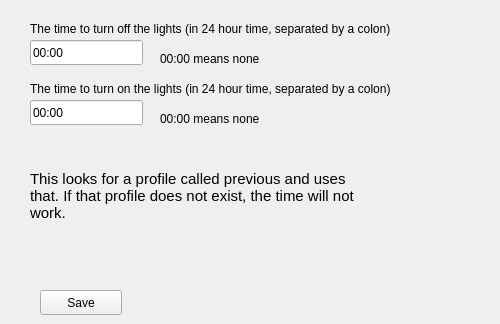
    <widget class="QWidget" name="timesTab">
     <attribute name="title">
      <string>Times</string>
     </attribute>
     <widget class="QLabel" name="label_7">
      <property name="geometry">
       <rect>
        <x>30</x>
        <y>20</y>
        <width>461</width>
        <height>17</height>
       </rect>
      </property>
      <property name="text">
       <string>The time to turn off the lights (in 24 hour time, separated by a colon)</string>
      </property>
     </widget>
     <widget class="QLineEdit" name="offTime">
      <property name="geometry">
       <rect>
        <x>30</x>
        <y>40</y>
        <width>113</width>
        <height>25</height>
       </rect>
      </property>
      <property name="text">
       <string>00:00</string>
      </property>
     </widget>
     <widget class="QLineEdit" name="onTime">
      <property name="geometry">
       <rect>
        <x>30</x>
        <y>100</y>
        <width>113</width>
        <height>25</height>
       </rect>
      </property>
      <property name="text">
       <string>00:00</string>
      </property>
     </widget>
     <widget class="QLabel" name="label_8">
      <property name="geometry">
       <rect>
        <x>30</x>
        <y>80</y>
        <width>461</width>
        <height>17</height>
       </rect>
      </property>
      <property name="text">
       <string>The time to turn on the lights (in 24 hour time, separated by a colon)</string>
      </property>
     </widget>
     <widget class="QLabel" name="label_12">
      <property name="geometry">
       <rect>
        <x>160</x>
        <y>50</y>
        <width>131</width>
        <height>17</height>
       </rect>
      </property>
      <property name="text">
       <string>00:00 means none</string>
      </property>
     </widget>
     <widget class="QLabel" name="label_13">
      <property name="geometry">
       <rect>
        <x>160</x>
        <y>110</y>
        <width>131</width>
        <height>17</height>
       </rect>
      </property>
      <property name="text">
       <string>00:00 means none</string>
      </property>
     </widget>
     <widget class="QLabel" name="label_14">
      <property name="geometry">
       <rect>
        <x>30</x>
        <y>140</y>
        <width>341</width>
        <height>111</height>
       </rect>
      </property>
      <property name="font">
       <font>
        <pointsize>11</pointsize>
       </font>
      </property>
      <property name="text">
       <string>This looks for a profile called previous and uses that. If that profile does not exist, the time will not work.</string>
      </property>
      <property name="wordWrap">
       <bool>true</bool>
      </property>
     </widget>
     <widget class="QPushButton" name="timeSave">
      <property name="geometry">
       <rect>
        <x>40</x>
        <y>290</y>
        <width>82</width>
        <height>25</height>
       </rect>
      </property>
      <property name="text">
       <string>Save</string>
      </property>
     </widget>
    </widget>
